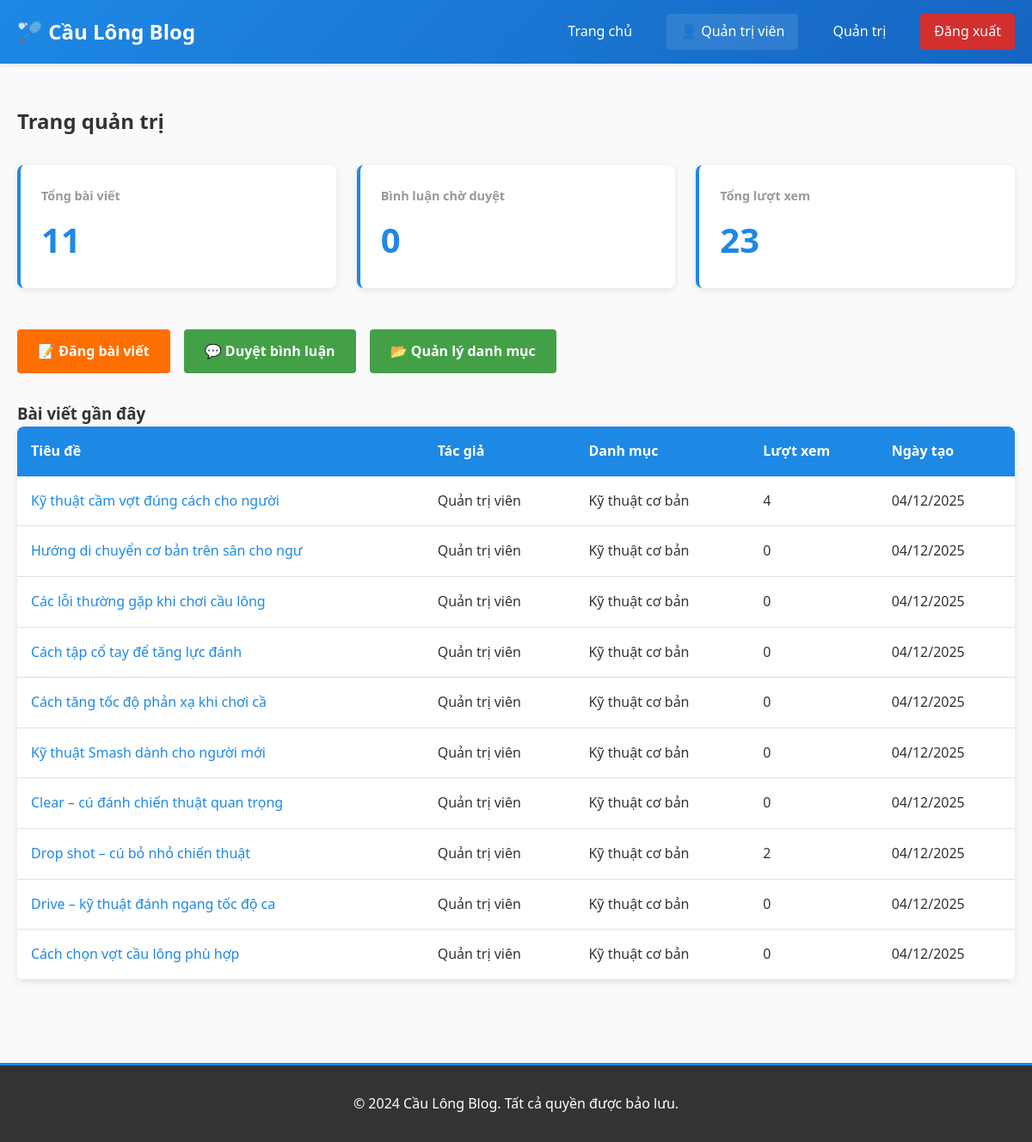
Screenshot of /admin/dashboard.php (signed in) with the database file from the repository.
### tables this page shows
CREATE TABLE `article` (
  `article_id` int(11) NOT NULL,
  `title` varchar(255) DEFAULT NULL,
  `content` text DEFAULT NULL,
  `author_id` int(11) DEFAULT NULL,
  `category_id` int(11) DEFAULT NULL,
  `created_at` datetime DEFAULT current_timestamp(),
  `views` int(11) DEFAULT 0
);

CREATE TABLE `user` (
  `user_id` int(11) NOT NULL,
  `username` varchar(50) DEFAULT NULL,
  `password_hash` varchar(255) DEFAULT NULL,
  `full_name` varchar(100) DEFAULT NULL,
  `role` enum('ADMIN','USER') DEFAULT 'USER',
  `created_at` datetime DEFAULT current_timestamp()
);

CREATE TABLE `category` (
  `category_id` int(11) NOT NULL,
  `name` varchar(100) DEFAULT NULL,
  `description` text DEFAULT NULL
);

### admin/dashboard.php (the view, shortened to what this page needs)
<?php
include "../header.php";
?>
<div class="container">
    <div class="admin-header">
        <h2>Trang quản trị</h2>
    </div>
    <div class="admin-grid">
        <?php
        $articles = $conn->query("SELECT COUNT(*) as cnt FROM article");
        $a_count = $articles->fetch_assoc();
        $comments = $conn->query("SELECT COUNT(*) as cnt FROM comment WHERE status='pending'");
        $c_count = $comments->fetch_assoc();
        $views = $conn->query("SELECT SUM(views) as cnt FROM article");
        $v_count = $views->fetch_assoc();
        ?>
        <div class="stat-card">
            <h3>Tổng bài viết</h3>
            <div class="stat-number"><?php echo (int)$a_count['cnt']; ?></div>
        </div>
        <div class="stat-card">
            <h3>Bình luận chờ duyệt</h3>
            <div class="stat-number"><?php echo (int)$c_count['cnt']; ?></div>
        </div>
        <div class="stat-card">
            <h3>Tổng lượt xem</h3>
            <div class="stat-number"><?php echo (int)($v_count['cnt'] ?? 0); ?></div>
        </div>
    </div>
    <div class="admin-actions">
        <a href="add_article.php" class="btn btn-primary">📝 Đăng bài viết</a>
        <a href="manage_comments.php" class="btn btn-secondary">💬 Duyệt bình luận</a>
        <a href="manage_category.php" class="btn btn-secondary">📂 Quản lý danh mục</a>
    </div>
    <section>
        <h3>Bài viết gần đây</h3>
        <table class="data-table">
            <thead>
                <tr>
                    <th>Tiêu đề</th>
                    <th>Tác giả</th>
                    <th>Danh mục</th>
                    <th>Lượt xem</th>
                    <th>Ngày tạo</th>
                </tr>
            </thead>
            <tbody>
                <?php
                $articles = $conn->query("SELECT article.*, user.full_name, category.name
                                         FROM article
                                         JOIN user ON article.author_id = user.user_id
                                         LEFT JOIN category ON article.category_id = category.category_id
                                         ORDER BY article.created_at DESC
                                         LIMIT 10");
                if ($articles && $articles->num_rows > 0) {
                    while ($row = $articles->fetch_assoc()) {
                        echo "<tr>";
                        echo "<td><a href='../article.php?id=".$row['article_id']."' style='color: var(--primary-color); text-decoration: none;'>".htmlspecialchars(substr($row['title'], 0, 50))."</a></td>";
                        echo "<td>".htmlspecialchars($row['full_name'])."</td>";
                        echo "<td>".($row['name'] ? htmlspecialchars($row['name']) : 'N/A')."</td>";
                        echo "<td>".(int)$row['views']."</td>";
                        echo "<td>".date('d/m/Y', strtotime($row['created_at']))."</td>";
                        echo "</tr>";
                    }
                } else {
                    echo "<tr><td colspan='5' class='no-data'>Chưa có bài viết nào</td></tr>";
                }
                ?>
            </tbody>
        </table>
    </section>
</div>
<?php include "../footer.php"; ?>

### assets/style.css (style rules this page uses)
* { margin: 0; padding: 0; box-sizing: border-box; }
:root { --primary-color: #1e88e5; --secondary-color: #43a047; --accent-color: #ff6f00; --light-gray: #f5f5f5; --dark-gray: #333; --border-color: #e0e0e0; }
body { font-family: 'Segoe UI', Tahoma, Geneva, Verdana, sans-serif; line-height: 1.6; color: var(--dark-gray); background-color: #fafafa; }
.container { max-width: 1200px; margin: 0 auto; padding: 0 20px; }
.btn-primary { background-color: var(--accent-color) !important; border-radius: 4px; }
.btn { padding: 0.8rem 1.5rem; border: none; border-radius: 4px; font-size: 1rem; font-weight: 600; cursor: pointer; transition: all 0.3s ease; text-decoration: none; display: inline-block; }
.btn-primary { background-color: var(--primary-color); color: white; }
.btn-secondary { background-color: var(--secondary-color); color: white; }
.admin-header { margin-bottom: 2rem; }
.admin-grid { display: grid; grid-template-columns: repeat(auto-fit, minmax(250px, 1fr)); gap: 1.5rem; margin-bottom: 3rem; }
.stat-card { background: white; padding: 1.5rem; border-radius: 8px; box-shadow: 0 2px 8px rgba(0, 0, 0, 0.1); border-left: 4px solid var(--primary-color); }
.stat-card h3 { color: #999; font-size: 0.9rem; margin-bottom: 0.5rem; }
.stat-card .stat-number { font-size: 2.5rem; color: var(--primary-color); font-weight: bold; }
.admin-actions { display: flex; gap: 1rem; margin-bottom: 2rem; flex-wrap: wrap; }
.data-table { width: 100%; border-collapse: collapse; background: white; border-radius: 8px; overflow: hidden; box-shadow: 0 2px 8px rgba(0, 0, 0, 0.1); }
.data-table thead { background-color: var(--primary-color); color: white; }
.data-table th { padding: 1rem; text-align: left; font-weight: 600; }
.data-table td { padding: 1rem; border-bottom: 1px solid var(--border-color); }

### rows the page displays
article: title "Kỹ thuật cầm vợt đúng cách cho người", author.full_name "Quản trị viên", category.name "Kỹ thuật cơ bản", views "4", created_at "04/12/2025"
article: title "Hướng di chuyển cơ bản trên sân cho ngư", author.full_name "Quản trị viên", category.name "Kỹ thuật cơ bản", views "0", created_at "04/12/2025"
article: title "Các lỗi thường gặp khi chơi cầu lông", author.full_name "Quản trị viên", category.name "Kỹ thuật cơ bản", views "0", created_at "04/12/2025"
article: title "Cách tập cổ tay để tăng lực đánh", author.full_name "Quản trị viên", category.name "Kỹ thuật cơ bản", views "0", created_at "04/12/2025"
article: title "Cách tăng tốc độ phản xạ khi chơi cầ", author.full_name "Quản trị viên", category.name "Kỹ thuật cơ bản", views "0", created_at "04/12/2025"
article: title "Kỹ thuật Smash dành cho người mới", author.full_name "Quản trị viên", category.name "Kỹ thuật cơ bản", views "0", created_at "04/12/2025"
article: title "Clear – cú đánh chiến thuật quan trọng", author.full_name "Quản trị viên", category.name "Kỹ thuật cơ bản", views "0", created_at "04/12/2025"
article: title "Drop shot – cú bỏ nhỏ chiến thuật", author.full_name "Quản trị viên", category.name "Kỹ thuật cơ bản", views "2", created_at "04/12/2025"
article: title "Drive – kỹ thuật đánh ngang tốc độ ca", author.full_name "Quản trị viên", category.name "Kỹ thuật cơ bản", views "0", created_at "04/12/2025"
article: title "Cách chọn vợt cầu lông phù hợp", author.full_name "Quản trị viên", category.name "Kỹ thuật cơ bản", views "0", created_at "04/12/2025"

### other values shown
$_SESSION['name'] "Quản trị viên"
$a_count['cnt'] "11"
$c_count['cnt'] "0"
$v_count['cnt'] "23"
